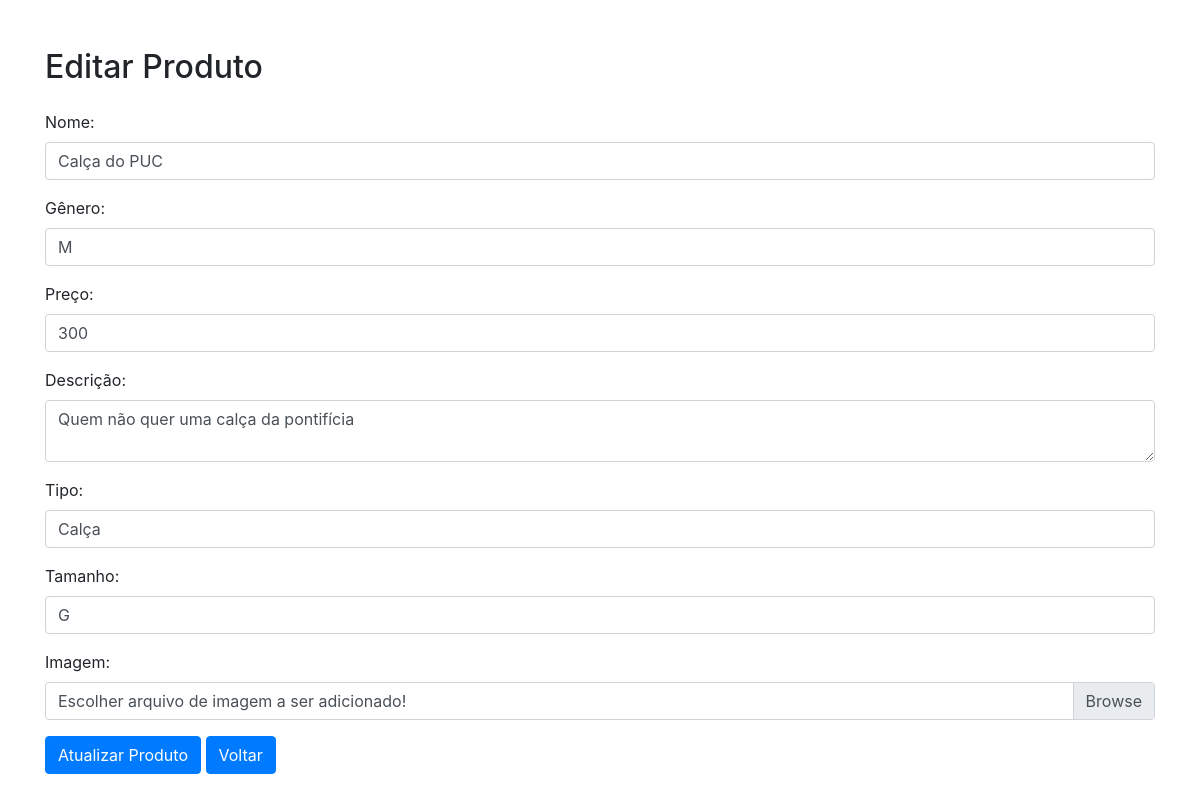
The page /application/views/console/pages/admin/produtos/formulario.php?id=3 (signed in) on the database its author committed.
### tables this page shows
CREATE TABLE `produtos` (
  `proId` int NOT NULL AUTO_INCREMENT,
  `proAdmId` int DEFAULT NULL,
  `proNome` varchar(80) DEFAULT NULL,
  `proGenero` enum('M','F') DEFAULT 'M',
  `proPreco` float DEFAULT NULL,
  `proDescricao` mediumblob,
  `proTipo` varchar(60) DEFAULT NULL,
  `proTamanho` enum('P','M','G','GG') DEFAULT 'M',
  `proImagem` blob,
  PRIMARY KEY (`proId`),
  KEY `fk_produtos_administrador1_idx` (`proAdmId`),
  CONSTRAINT `fk_produtos_administrador1` FOREIGN KEY (`proAdmId`) REFERENCES `administrador` (`admId`)
);

### application/views/console/pages/admin/produtos/formulario.php (the view, shortened to what this page needs)
<?php
include '../../../../../controllers/connection.php';
if(isset($_GET['id'])) {
    $id = $_GET['id'];
    $sql = "SELECT * FROM produtos WHERE proId=$id";
    $result = $conn->query($sql);
    if ($result) {
        if ($result->num_rows == 1) {
            $produto = $result->fetch_assoc();
        } else {
            showAlert("Produto não encontrado", 'danger');
        }
    } else {
        showAlert("Erro na consulta SQL: " . $conn->error, 'danger');
    }
} else {
    showAlert("ID do produto não fornecido na URL", 'danger');
}
?>
<!DOCTYPE html>
<html lang="pt-br">
<head>
<link rel="stylesheet" href="https://stackpath.bootstrapcdn.com/bootstrap/4.5.2/css/bootstrap.min.css">
</head>
<body>
<div class="container mt-5">
    <h2>Editar Produto</h2>
    <form method="POST" enctype="multipart/form-data" class="mt-4">
        <div class="form-group">
            <label for="nome">Nome:</label>
            <input type="text" class="form-control" id="nome" name="proNome" value="<?php echo $produto['proNome']; ?>" required>
        </div>
        <div class="form-group">
            <label for="genero">Gênero:</label>
            <input type="text" class="form-control" id="genero" name="proGenero" value="<?php echo $produto['proGenero']; ?>" required>
        </div>
        <div class="form-group">
            <label for="preco">Preço:</label>
            <input type="number" class="form-control" id="preco" name="proPreco" value="<?php echo $produto['proPreco']; ?>" required>
        </div>
        <div class="form-group">
            <label for="descricao">Descrição:</label>
            <textarea class="form-control" id="descricao" name="proDescricao" required><?php echo $produto['proDescricao']; ?></textarea>
        </div>
        <div class="form-group">
            <label for="tipo">Tipo:</label>
            <input type="text" class="form-control" id="tipo" name="proTipo" value="<?php echo $produto['proTipo']; ?>" required>
        </div>
        <div class="form-group">
            <label for="tamanho">Tamanho:</label>
            <input type="text" class="form-control" id="tamanho" name="proTamanho" value="<?php echo $produto['proTamanho']; ?>" required>
        </div>
        <div class="form-group">
            <label for="imagem">Imagem:</label>
            <div class="custom-file">
                <label class="custom-file-label" for="imagem">Escolher arquivo de imagem a ser adicionado!</label>
            </div>
        </div>
        <button type="submit" class="btn btn-primary" name="update">Atualizar Produto</button>
        <a href="listagem.php" class="btn btn-primary" name="back">Voltar</a>
    </form>
</div>
</body>
</html>

### rows shown on the page
produtos: proNome "Calça do PUC", proGenero "M", proPreco "300", proDescricao "Quem não quer uma calça da pontifícia", proTipo "Calça", proTamanho "G"
